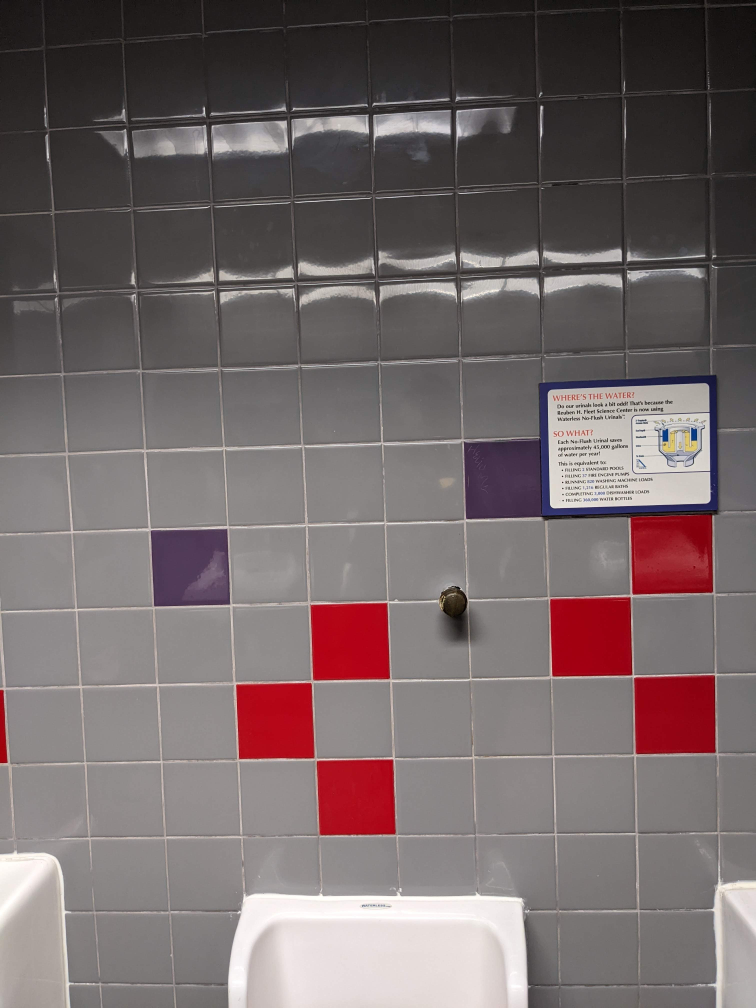
#> input picture tests/assets/images/reference_image.jpg, 3024 x 4032 px (shown at 1/4 size); its folder holds only this picture in this run
$ python -i tiler.py   (imports and definitions only)
#> lines starting #> are read from the running program, lines starting #| are printed output that depends on the picture
"""Character tile extraction utilities."""

from __future__ import annotations

import io
import math
from collections.abc import Iterable
from dataclasses import dataclass
from pathlib import Path

import numpy as np
from PIL import Image, ImageOps
from skimage.filters import threshold_otsu, window

SUPPORTED_EXTS = {".jpg", ".jpeg", ".png", ".webp"}

#: Half-saturation constant for color_contrast_score's x/(x+k) normalization
#: (see fixture_likelihood_score) — analytically derived, pending empirical
#: tuning against real gallery photos.
_CC_HALF_SATURATION = 400.0
#: Half-saturation constant for texture_score's x/(x+k) normalization. Real
#: photo crops score in the thousands, so this only suppresses near-blank
#: tiles — which is its whole job (see fixture_likelihood_score).
_TEXTURE_HALF_SATURATION = 50.0
#: Share of fixture evidence carried by color separation rather than
#: non-periodicity. Color is weighted higher because it is the less ambiguous
#: signal; this also caps how high a white-on-white crop can score.
_COLOR_EVIDENCE_WEIGHT = 0.7
#: Fraction of the periodicity disk around DC excluded from
#: periodicity_score's energy-concentration measurement.
_DC_RADIUS_FRAC = 0.08
#: Number of strongest frequency bins summed for periodicity_score.
_PERIODICITY_TOP_K = 5


# [164 lines left out: functions load_image, texture_score, color_contrast_score, periodicity_score, fixture_likelihood_score, _candidate_offsets and 1 more, not called in this run]


def resize_tile(tile: Image.Image, side: int) -> Image.Image:
    return ImageOps.fit(tile, (side, side), method=Image.Resampling.LANCZOS)


# [49 lines left out: functions mean_rgb, _srgb_to_lab, mean_lab, not called in this run]


def delta_e(lab1: tuple[float, float, float], lab2: tuple[float, float, float]) -> float:
    """CIE76 Delta-E distance between two LAB color tuples."""
    return math.sqrt((lab1[0] - lab2[0]) ** 2 + (lab1[1] - lab2[1]) ** 2 + (lab1[2] - lab2[2]) ** 2)


# [4 lines left out: function tile_png_bytes, not called in this run]


@dataclass(frozen=True)
class TileCrop:
    image: Image.Image
    box: tuple[int, int, int, int]
    score: float


# [4 lines left out: function iter_gallery_images, not called in this run]

>>> import cv2
>>> picture = cv2.imread('../../tests/assets/images/reference_image.jpg', cv2.IMREAD_GRAYSCALE)
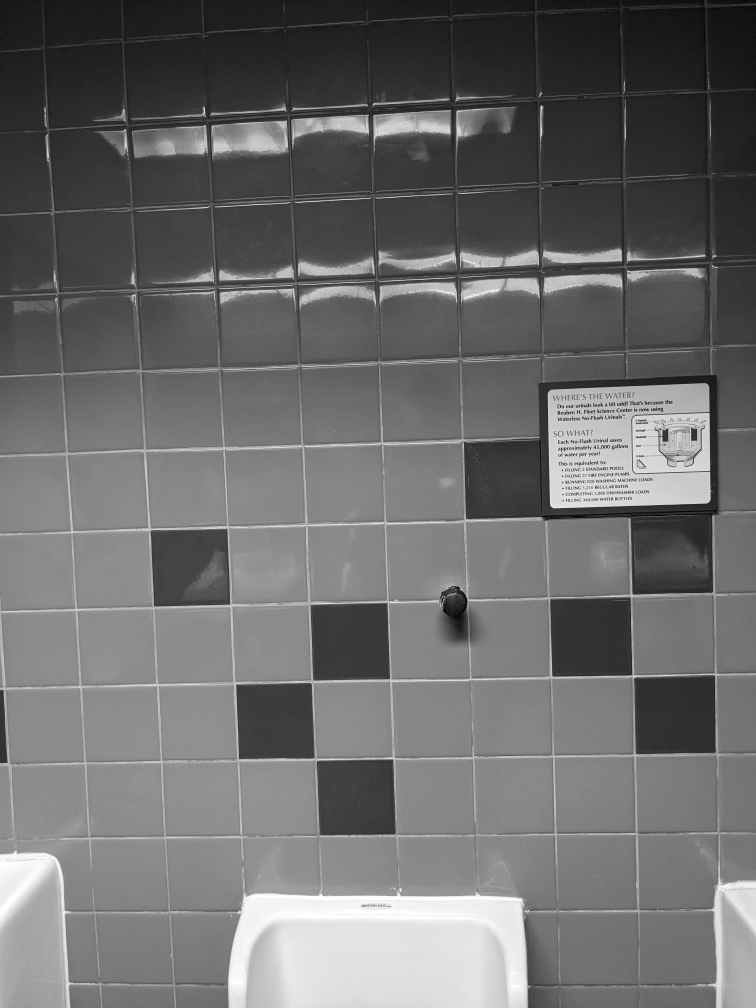
#> picture: shape (4032, 3024) (shown at 1/4 size); min 0, max 255, mean 108
#> (the run stopped early here; a loop or call above may not have finished)
